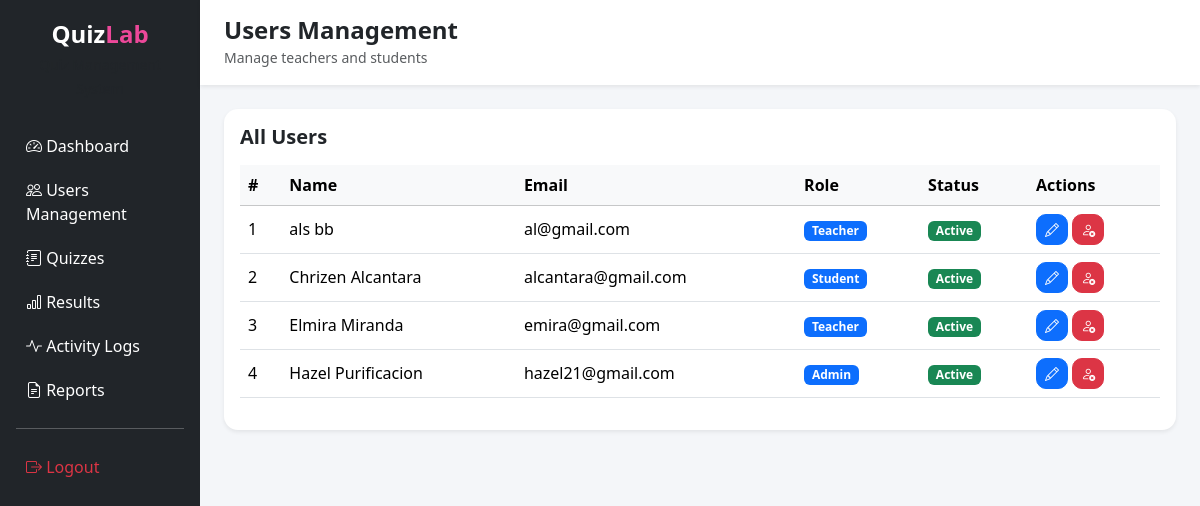
The app's page /frontend/admin/users.php (signed in) with its own data.
### tables this page shows
CREATE TABLE `users` (
  `user_id` int(11) NOT NULL,
  `firstname` varchar(50) NOT NULL,
  `middlename` varchar(50) DEFAULT NULL,
  `lastname` varchar(50) NOT NULL,
  `email` varchar(100) NOT NULL,
  `password` varchar(255) NOT NULL,
  `role` enum('admin','teacher','student') NOT NULL,
  `profile_picture` varchar(255) DEFAULT NULL,
  `status` enum('active','inactive') DEFAULT 'active',
  `created_at` timestamp NOT NULL DEFAULT current_timestamp()
);

### frontend/admin/users.php (the view, shortened to what this page needs)
<?php
require_once "../../backend/database.php";
$stmt = $pdo->query("SELECT * FROM users ORDER BY user_id DESC");
$users = $stmt->fetchAll(PDO::FETCH_ASSOC);
?>
<!DOCTYPE html>
<html lang="en">
<head>
    <link href="https://cdn.jsdelivr.net/npm/bootstrap@5.3.2/dist/css/bootstrap.min.css" rel="stylesheet">
    <link rel="stylesheet" href="https://cdn.jsdelivr.net/npm/bootstrap-icons@1.11.1/font/bootstrap-icons.css">
    <link rel="stylesheet" href="style.css">
</head>
<body style="background:#f4f6f9;">
    <div class="container-fluid">
        <div class="row">
            <div class="col-md-2 p-0">
                <?php include "nav.php"; ?>
            </div>
            <div class="col-md-10 p-0">
                <nav class="navbar bg-white shadow-sm px-4 py-3">
                    <div>
                        <h4 class="fw-bold mb-0">Users Management</h4>
                        <small class="text-muted">Manage teachers and students</small>
                    </div>
                </nav>
                <div class="p-4">
                    <div class="card border-0 shadow-sm">
                        <div class="card-body">
                            <div class="d-flex justify-content-between align-items-center mb-3">
                                <h5 class="fw-bold mb-0">All Users</h5>
                            </div>
                            <div class="table-responsive dashboard-scroll">
                                <table class="table table-hover align-middle">
                                    <thead class="table-light sticky-top">
                                        <tr>
                                            <th>#</th>
                                            <th>Name</th>
                                            <th>Email</th>
                                            <th>Role</th>
                                            <th>Status</th>
                                            <th>Actions</th>
                                        </tr>
                                    </thead>
                                    <tbody>
                                        <?php foreach ($users as $index => $user): ?>
                                            <tr>
                                                <td><?= $index + 1 ?></td>
                                                <td>
                                                    <?= htmlspecialchars($user['firstname']) ?>
                                                    <?= htmlspecialchars($user['lastname']) ?>
                                                </td>
                                                <td><?= htmlspecialchars($user['email']) ?></td>
                                                <td>
                                                    <span class="badge bg-primary">
                                                        <?= ucfirst($user['role']) ?>
                                                    </span>
                                                </td>
                                                <td>
                                                    <?php if ($user['status'] == 'active'): ?>
                                                        <span class="badge bg-success">
                                                            Active
                                                        </span>
                                                    <?php else: ?>
                                                        <span class="badge bg-danger">
                                                            Inactive
                                                        </span>
                                                    <?php endif; ?>
                                                </td>
                                                <td>
                                                    <button class="btn btn-sm btn-primary" data-bs-toggle="modal"
                                                        data-bs-target="#editModal<?= $user['user_id'] ?>">
                                                        <i class="bi bi-pencil"></i>
                                                    </button>
                                                    <?php if ($user['status'] == 'active'): ?>
                                                        <a href="../../backend/deactivate_user.php?id=<?= $user['user_id'] ?>"
                                                            class="btn btn-sm btn-danger">
                                                            <i class="bi bi-person-x"></i>
                                                        </a>
                                                    <?php endif; ?>
                                                </td>
                                            </tr>
                                        <?php endforeach; ?>
                                    </tbody>
                                </table>
                            </div>
                        </div>
                    </div>
                </div>
            </div>
        </div>
    </div>
</body>
</html>

### frontend/admin/style.css (style rules this page uses)
body { background:#f5f6fa; }
.table td, .table th { vertical-align:middle; }
.table td { white-space:nowrap; }
.card { border-radius:14px !important; overflow:hidden; }
.btn { border-radius:10px; }

### records on screen
users: firstname "als", lastname "bb", email "al@gmail.com", role "Teacher", status "Active"
users: firstname "Chrizen", lastname "Alcantara", email "alcantara@gmail.com", role "Student", status "Active"
users: firstname "Elmira", lastname "Miranda", email "emira@gmail.com", role "Teacher", status "Active"
users: firstname "Hazel", lastname "Purificacion", email "hazel21@gmail.com", role "Admin", status "Active"
